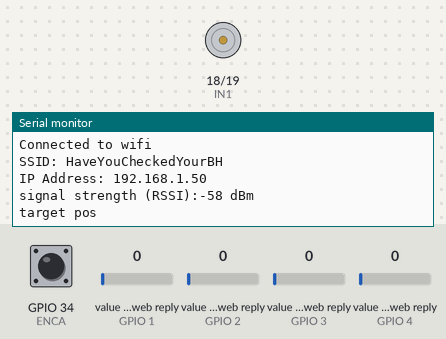
This sketch was run on a simulated ESP32. Parts: motor-driver pin pairs drawn as motors (green arrow = first pin HIGH = forward, orange = second pin HIGH = backward, longer = more drive, scaled by the enable pin), the last lines printed to the serial monitor. The test bench sets the inputs (shaded band); at power-on: value in the web reply (sensors on GPIO 1, GPIO 2, GPIO 3, GPIO 4) 0, GPIO 34 (ENCA) HIGH. WiFi joins after 1.5 s; servers stay silent unless stated; uploads are accepted with an empty reply; web services answer with replies made up by the test bench.

Above: at 12.2 s.
12.3 s: value in the web reply (sensor on GPIO 1) set to 2
At 13.1 s:
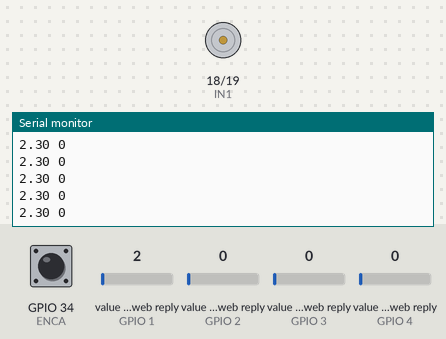
15.3 s: value in the web reply (sensor on GPIO 1) set to 25
At 15.65 s:
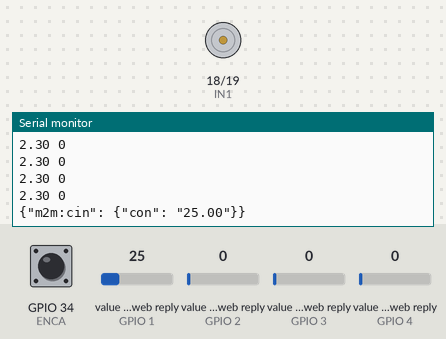
18.3 s: value in the web reply (sensor on GPIO 1) set to 50
At 23.1 s:
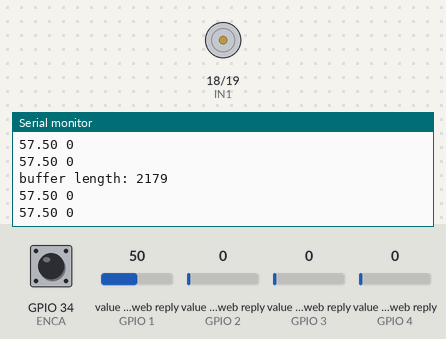
Timing chart, 0 to 24.6 s (numbered marks = the images above; inputs shaded):
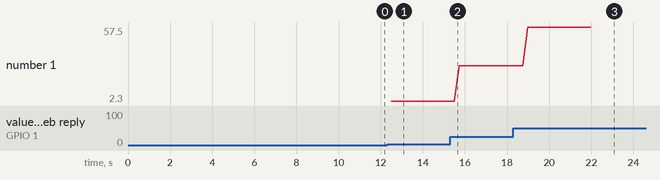

The sketch:

works_final.ino
```cpp
#include "analogWrite.h"
#include <WiFi.h>
#include <PubSubClient.h>
#include <ThingSpeak.h>
#include "time.h"
#include "HTTPClient.h"


char jsonBuffer[2000] = "["; // Initialize the jsonBuffer to hold data

// Collect data once every 15 seconds and post to ThingSpeak once every minute
unsigned long lastConnectionTime = 0; // Track the last connection time
unsigned long lastUpdateTime = 0; // Track the last update time
const unsigned long postingInterval = 30L * 1000L; // Post data every 1 minutes
const unsigned long updateInterval = 0.1L * 1000L; // Update once every 0.2 seconds

int status = WL_IDLE_STATUS;
#define WIFI_TIMEOUT 10000


char ssid[] = "HaveYouCheckedYourBH"; // Your network SSID (name)
char pass[] = "SearchItUp"; // Your network password
WiFiClient client; // Initialize the WiFi client library

char server[] = "api.thingspeak.com"; // ThingSpeak Server

#define ENCA 34 // YELLOW
#define ENCB 32 // WHITE
#define PWM 5
#define IN2 19
#define IN1 18

volatile int posi = 0;
long prevT = 0;
float eprev = 0;
float eintegral = 0;

#define PID_TIMER 3000
#define SAMPLING_RATE 100

int readChannelID=1853827;
const char* readAPIKey="HBOKWG0WPO910906";

int writeChannelID=1854294;
const char* writeAPIKey="KQ8FHKMGKNOV4775";

int errorChannelID=1859511;
const char* errorAPIKey="IEO4JVNRDNSDB324";

void connectwifi()
{
  // Attempt to connect to WiFi network
  while (WiFi.status() != WL_CONNECTED) {
  Serial.print("Attempting to connect to SSID: ");
  Serial.println(ssid);
  WiFi.begin(ssid, pass); // Connect to WPA/WPA2 network. Change this line if using open or WEP network
  delay(10000); // Wait 10 seconds to connect
    }
    Serial.println("Connected to wifi");
    printWiFiStatus(); // Print WiFi connection information
}

void setup() {
  Serial.begin(9600);
  pinMode(ENCA,INPUT);
  pinMode(ENCB,INPUT);
  attachInterrupt(digitalPinToInterrupt(ENCA),readEncoder,RISING);

  pinMode(PWM,OUTPUT);
  pinMode(IN1,OUTPUT);
  pinMode(IN2,OUTPUT);
  connectwifi();
  ThingSpeak.begin(client);
  delay(1000);
  Serial.println("target pos");
}
float target = 0;
float kp = 0;
float ki = 0;
float kd = 0;
int statusCode = 0;
//statusCode =
float prevtarget=0;
bool flag=false;
void loop() {

  // set target position

  statusCode = ThingSpeak.readMultipleFields(readChannelID);

  if(statusCode == 200)
   {
      target = ThingSpeak.getFieldAsInt(1); // Field 1
      if(!flag)
      {
        prevtarget=target;
        flag=true;
      }
//      if(target>92)
//      {
//        target-=6;
//      }
//      else
//      {
//        target+=6;
//      }
      kp = ThingSpeak.getFieldAsFloat(2); // Field 2
      ki = ThingSpeak.getFieldAsFloat(3); // Field 3
      kd = ThingSpeak.getFieldAsFloat(4); // Field 4
   }

  //float target = Serial.parseFloat(); //get target from page

  if(target!=0){
//    target = (target*180)/240; //calibrate the input angle and the motor turning angle
    if(target>360)
      target-=360;
    if(target!=prevtarget)
    {
      //float kp = 10; //get kp from page
      //float kd = 0.125; //get kd from page
      //float ki = 0.4; //get ki from page
      String val=String(target);
      createCI(val);
      PID_control(target*1.15,kp,kd,ki);
      prevtarget=target;
//      String dataString=String(target);

       // If posting interval time has reached 2 minutes, then update the ThingSpeak channel with your data
      if (millis() - lastConnectionTime >= postingInterval) {
      size_t len = strlen(jsonBuffer);
      jsonBuffer[len-1] = ']';
      httpRequest(jsonBuffer);
     }

      //String topicString="channels/"+String(writeChannelID) + "/publish/"+"fields/field1/"+String(writeAPIKey);

      //ThingSpeak.writeField(1,1,dataString,writeAPIKey);
      //Serial.println("Uploaded to thingspeak, wait for 15 s for next reading");
      // //delay(12000);
    }
  }
}


// Updates the jsonBuffer with data
void updatesJson(char* jsonBuffer, int pos){
/* JSON format for updates paramter in the API
* This example uses the relative timestamp as it uses the "delta_t". If your
device has a real-time clock, you can provide the absolute timestamp using
the "created_at" parameter
* instead of "delta_t".
* "[{\"delta_t\":0,\"field1\":-70},{\"delta_t\":15,\"field1\":-66}]"
*/
// Format the jsonBuffer as noted above
strcat(jsonBuffer,"{\"delta_t\":");
 unsigned long deltaT = (millis() - lastUpdateTime)/100;
 size_t lengthT = String(deltaT).length();
 char temp[4];
 String(deltaT).toCharArray(temp,lengthT+1);
 strcat(jsonBuffer,temp);
 strcat(jsonBuffer,",");

////////////////////////////////////////////////////////////////////
 //long rssi = WiFi.RSSI();
 //strcat(jsonBuffer, "\"field1\":");
 //lengthT = String(rssi).length();
 //String(rssi).toCharArray(temp,lengthT+1);

 ////////////////////////////////////////////////////////
// long angle = pos;
 strcat(jsonBuffer, "\"field1\":");
 lengthT = String(pos).length();
 String(pos).toCharArray(temp,lengthT+1);
 ////////////////////////////////////////////////

 strcat(jsonBuffer,temp);
// strcat(jsonBuffer,",");
//
//  strcat(jsonBuffer, "\"field1\":");
// lengthT = String(tar).length();
// String(pos).toCharArray(temp,lengthT+1);
// ////////////////////////////////////////////////
//
// strcat(jsonBuffer,temp);

 strcat(jsonBuffer,"},");

 /*
 // If posting interval time has reached 2 minutes, then update the ThingSpeak channel with your data
  if (millis() - lastConnectionTime >= postingInterval) {
  size_t len = strlen(jsonBuffer);
  jsonBuffer[len-1] = ']';
  httpRequest(jsonBuffer);
 }
 */
 lastUpdateTime = millis(); // Update the last update time
 String data_length = String(strlen(jsonBuffer)+1); //Compute the data buffer length
  Serial.println("buffer length: " + data_length);
  }

 // Updates the ThingSpeakchannel with data
 void httpRequest(char* jsonBuffer) {
 /* JSON format for data buffer in the API
 * This example uses the relative timestamp as it uses the "delta_t". If
   your device has a real-time clock, you can also provide the absolute
   timestamp using the "created_at" parameter
   * instead of "delta_t".
   * "{\"write_api_key\":\"YOUR-CHANNEL-WRITEAPIKEY\",\"updates\":
      [{\"delta_t\":0,\"field1\":-60},{\"delta_t\":15,\"field1\":200},
      {\"delta_t\":15,\"field1\":-66}]
   */
    Serial.println("Updating to Thingspeak");

   // Format the data buffer as noted above
  char data[5000] = "{\"write_api_key\":\"KQ8FHKMGKNOF4773\",\"updates\":";
   //Replace YOUR-CHANNEL-WRITEAPIKEY with your ThingSpeak channel write API key
  strcat(data,jsonBuffer);
  strcat(data,"}");
  // Close any connection before sending a new request
  client.stop();
  String data_length = String(strlen(data)+1); //Compute the data buffer length
  Serial.println("data length: " + data_length);
  // POST data to ThingSpeak
  if (client.connect(server, 80)) {
  client.println("POST /channels/1857194/bulk_update.json HTTP/1.1");
  //Replace YOUR-CHANNEL-ID with your ThingSpeak channel ID
  client.println("Host: api.thingspeak.com");
  client.println("User-Agent: mw.doc.bulk-update (Arduino ESP8266)");
  client.println("Connection: close");
  client.println("Content-Type: application/json");
  client.println("Content-Length: "+data_length);
  client.println();
  client.println(data);
 }
 else {
 Serial.println("Failure: Failed to connect to ThingSpeak");
}
//  int lmaoxd=target-posi;
//  String dataString=String(lmaoxd);
//  ThingSpeak.writeField(3,1,dataString,errorAPIKey);
 delay(15000); //Wait to receive the response
client.parseFloat();
String resp = String(client.parseInt());
Serial.println("Response code:"+resp); // Print the response code. 202 indicates that the server has accepted the response
jsonBuffer[0] = '['; // Reinitialize the jsonBuffer for next batch of data
jsonBuffer[1] = '\0';
lastConnectionTime = millis(); // Update the last connection time
  }

  void printWiFiStatus() {
 // Print the SSID of the network you're attached to:
 Serial.print("SSID: ");
 Serial.println(WiFi.SSID());

 // Print your device IP address:
 IPAddress ip = WiFi.localIP();
 Serial.print("IP Address: ");
  Serial.println(ip);

 // Print the received signal strength:
 long rssi = WiFi.RSSI();
 Serial.print("signal strength (RSSI):");
 Serial.print(rssi);
 Serial.println(" dBm");
}


void PID_control(float target,float kp, float kd, float ki)
{
//  float kp = 10;
//  float kd = 0.125;
//  float ki = 0.4;
  uint startTime = millis();
  prevT=micros();
  // time difference
  while(millis()-startTime < PID_TIMER)
  {
    if(millis()-prevT > SAMPLING_RATE)
    {
       long currT = micros();
        float deltaT = ((float) (currT - prevT))/( 1.0e6 );
        prevT = currT;

        // Read the position
        int pos = 0;
        noInterrupts(); // disable interrupts temporarily while reading
        pos = posi;
        interrupts(); // turn interrupts back on

        // error
        float e = pos - target;

        // derivative
        float dedt = (e-eprev)/(deltaT);

        // integral
        eintegral = eintegral + e*deltaT;

        // control signal
        float u = kp*e + kd*dedt + ki*eintegral;

        // motor power
        float pwr = fabs(u);
        if( pwr > 255 ){
          pwr = 255;
        }

        // motor direction
        int dir = -1;
        if(u<0){
          dir = 1;
        }

        // signal the motor
        setMotor(dir,pwr,PWM,IN1,IN2);


        // store previous error
        eprev = e;

        Serial.print(target);
        Serial.print(" ");
        Serial.print(pos);
        Serial.println();

                // If update time has reached 15 seconds, then update the jsonBuffer
        if (millis() - lastUpdateTime >= updateInterval) {
          updatesJson(jsonBuffer, pos/1.15);
        }

    }
  }
  setMotor(0,0,PWM,IN1,IN2);
  digitalWrite(IN1,LOW);
  digitalWrite(IN2,LOW);
  eintegral=0;
  eprev=0;
}

void setMotor(int dir, int pwmVal, int pwm, int in1, int in2){
  analogWrite(pwm,pwmVal);
  if(dir == 1){
    digitalWrite(in1,HIGH);
    digitalWrite(in2,LOW);
  }
  else if(dir == -1){
    digitalWrite(in1,LOW);
    digitalWrite(in2,HIGH);
  }
  else{
    digitalWrite(in1,LOW);
    digitalWrite(in2,LOW);
  }
}

void readEncoder(){
  int b = digitalRead(ENCB);
  if(b > 0){
    posi++;
  }
  else{
    posi--;
  }
}

// to send target value to om2m
void createCI(String& val ){
  HTTPClient http;
  bool isBegin = http.begin("https://esw-onem2m.iiit.ac.in/~/in-cse/in-name/Team-25/Node-1/Data");
  if(isBegin){
  http.addHeader("X-M2M-Origin", "tDrcSg:mPIrxD");
  http.addHeader("Content-Type", "application/json;ty=4");
  String PostReq = "{\"m2m:cin\": {\"con\": \"" + String(val) + "\"}}";
  Serial.println(PostReq);
  int code = http.POST(PostReq);
  Serial.println(code);
  if (code == -1) {
    Serial.println("UNABLE TO CONNECT TO THE SERVER");
  }
  http.end();
  }
  else
    Serial.println("Couldn't begin server!!");
}
```

Measured:
- after the input at 12.3 s, the serial monitor: prints a new line at once (image 1)
- after the input at 15.3 s, the serial monitor: prints a new line after 0.21 s (image 2)
- after the input at 18.3 s, the serial monitor: prints a new line after 0.45 s (image 3)
- plotted number 1: 2.3 → 28.75 after the input at 15.3 s, 28.75 → 57.5 after the input at 18.3 s
